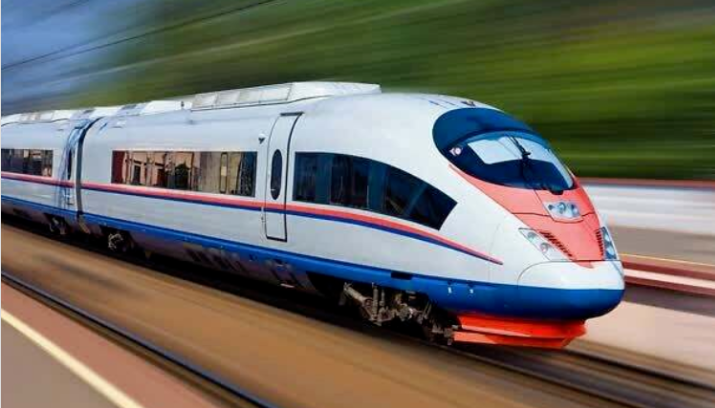
#> input picture OpenCV/train.png, 715 x 408 px
$ python '边缘检测的基本原理与图像增强.py'
#> lines starting #> are read from the running program, lines starting #| are printed output that depends on the picture
# 边缘检测的流程的基本步骤为图像滤波，边缘增强，边缘检测

import cv2
import numpy as np
# 1.灰度模式读取图像
# 2.numpy对梯度进行数值计算，所以要使用CHR.astype('float')进行格式变换
# 接下来均是固定操作
CHR = cv2.imread('train.png', 0)
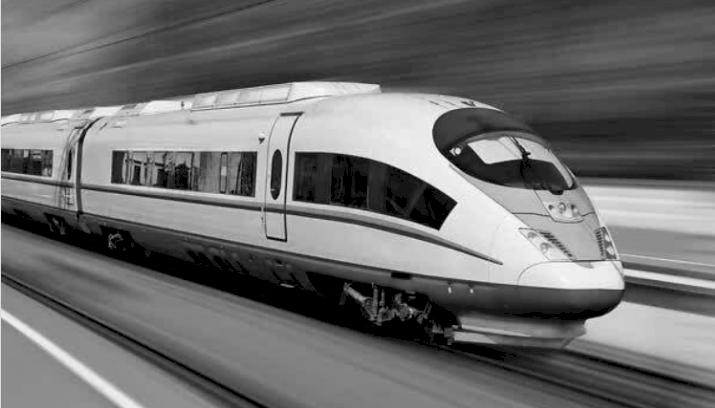
#> CHR: shape (408, 715); min 0, max 249, mean 109.1
CHR= CHR.astype('float')
row, column = CHR.shape
#> row = 408; column = 715
gradient = np.zeros((row, column))
for x in range(row-1):
    for y in range(column-1):
        gx = abs(CHR[x+1, y] - CHR[x, y])
        gy = abs(CHR[x, y+1] - CHR[x, y])
        gradient[x, y] = gx +gy
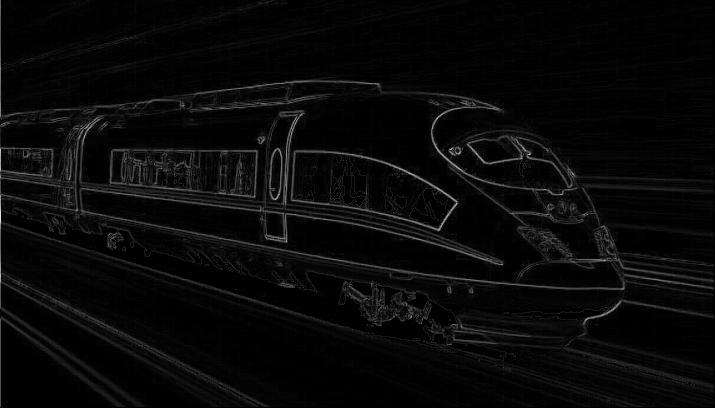
#> gradient: shape (408, 715) float64; min 0, max 226, mean 8.6
# 3.对图像进行增强，增强后的图像命名为sharp
sharp = CHR + gradient
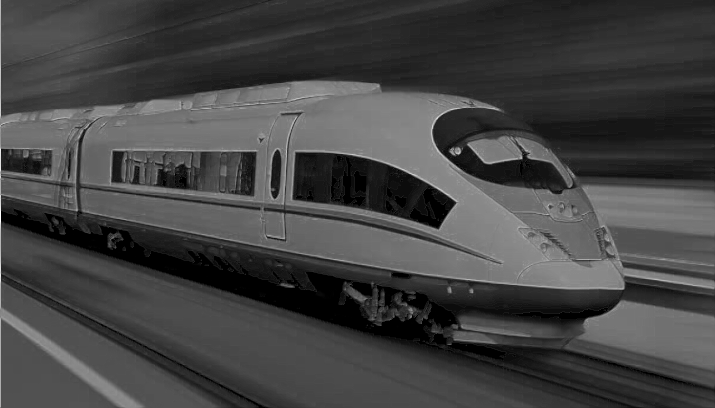
#> sharp: shape (408, 715) float64; min 0, max 442, mean 117.7; drawn with min black and max white
sharp = np.where(sharp > 255, 255, sharp)
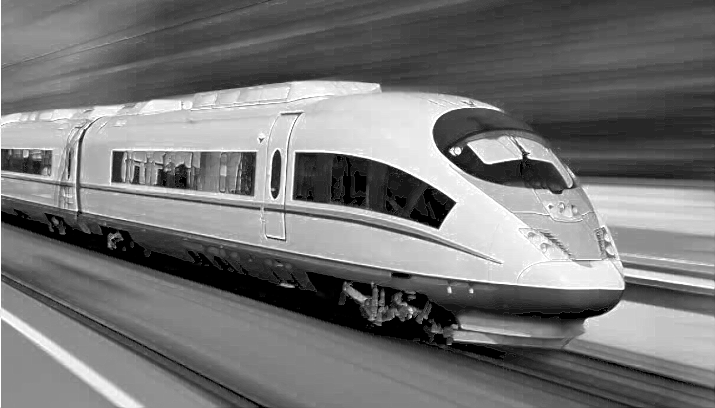
#> sharp: shape (408, 715) float64; min 0, max 255, mean 117.5
sharp = np.where(sharp < 0, 0, sharp)
# 数据类型变换
gradient = gradient.astype('uint8')
sharp = sharp.astype('uint8')
# 保存图像
cv2.imwrite('train1.png', gradient)

$ run again, with OpenCV/mountain.png copied over OpenCV/train.png
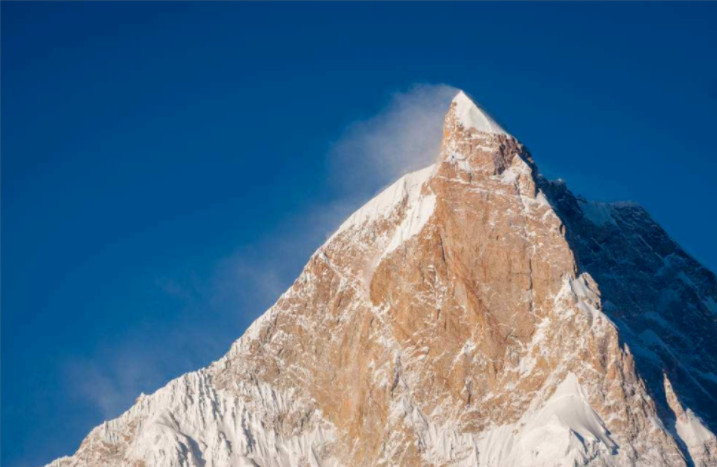
#> input picture OpenCV/mountain.png, 717 x 467 px
#> after the loop `for x in range(row-1):`:
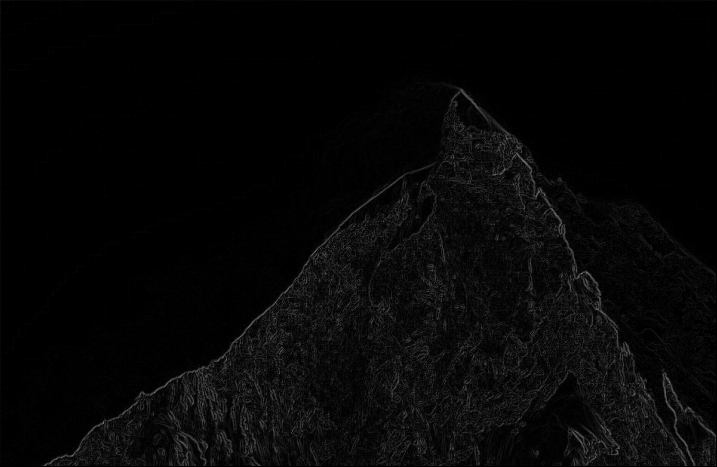
#> gradient: shape (467, 717) float64; min 0, max 132, mean 6.6
#> `sharp = np.where(sharp > 255, 255, sharp)`:
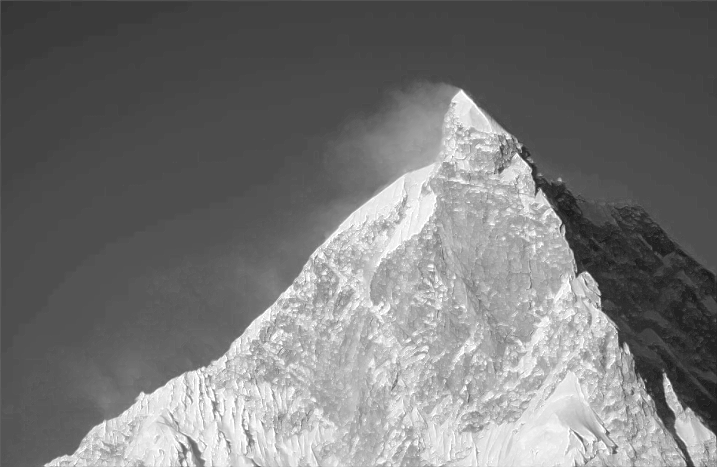
#> sharp: shape (467, 717) float64; min 21, max 255, mean 118.3
